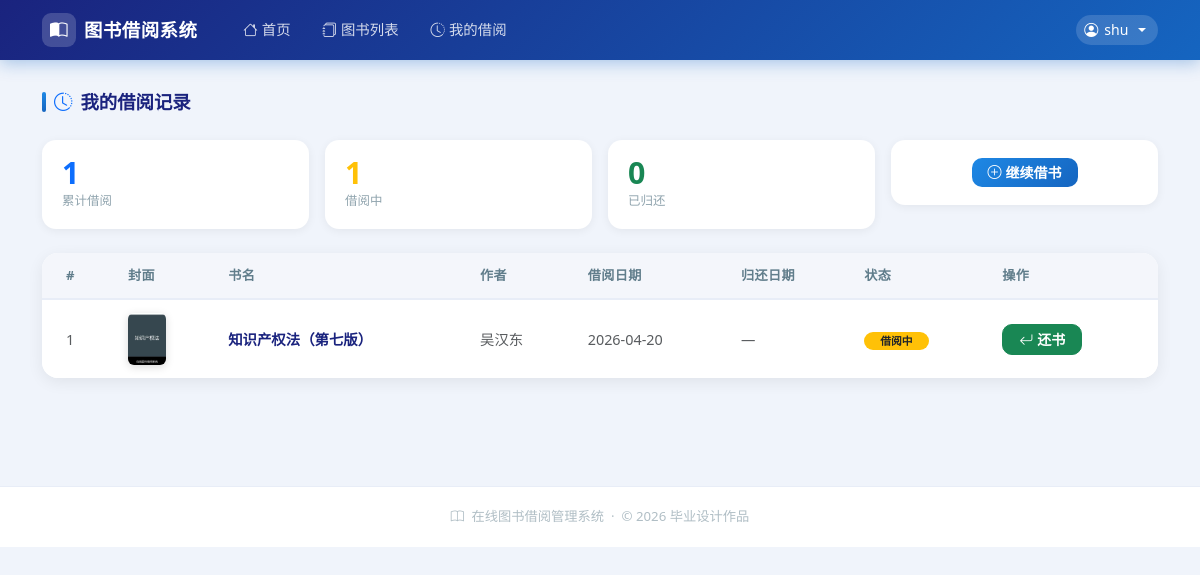
Screenshot of /my_borrow (signed in) with the database file from the repository.
### models.py (models this page shows, shortened)
class BorrowRecord(db.Model):
    __tablename__ = 'borrow_record'
    id = db.Column(db.Integer, primary_key=True)
    user_id = db.Column(db.Integer, db.ForeignKey('user.id'), nullable=False)
    book_id = db.Column(db.Integer, db.ForeignKey('book.id'), nullable=False)
    borrow_date = db.Column(db.DateTime, default=datetime.now)
    return_date = db.Column(db.DateTime, nullable=True)
    status = db.Column(db.String(20), default='borrowed')   # borrowed / returned

class Book(db.Model):
    __tablename__ = 'book'
    id = db.Column(db.Integer, primary_key=True)
    title = db.Column(db.String(100), nullable=False)
    author = db.Column(db.String(50), nullable=False)
    publisher = db.Column(db.String(100))
    isbn = db.Column(db.String(30), unique=True)
    description = db.Column(db.Text)
    cover_image = db.Column(db.String(200), default='default.jpg')
    stock = db.Column(db.Integer, default=1)
    category = db.Column(db.String(50), default='其他')   # 图书分类
    created_at = db.Column(db.DateTime, default=datetime.now)
    borrow_records = db.relationship('BorrowRecord', backref='book', lazy=True)
    comments = db.relationship('Comment', backref='book', lazy=True)

### app.py (the view)
@app.route('/my_borrow')
def my_borrow():
    if 'user_id' not in session:
        flash('请先登录', 'warning')
        return redirect(url_for('login'))
    records = BorrowRecord.query.filter_by(user_id=session['user_id'])\
                                .order_by(BorrowRecord.borrow_date.desc()).all()
    return render_template('my_borrow.html', records=records)

### templates/my_borrow.html (shortened to what this page needs)
{% extends 'base.html' %}
{% block content %}
<div class="section-title mb-4">
    <span class="title-dot"></span>
    <i class="bi bi-clock-history text-primary"></i> 我的借阅记录
</div>
{% if records %}
{% set borrowed_count = records | selectattr('status', 'equalto', 'borrowed') | list | length %}
{% set returned_count = records | selectattr('status', 'equalto', 'returned') | list | length %}
<div class="row g-3 mb-4">
    <div class="col-6 col-md-3">
        <div class="stat-mini-card">
            <div class="stat-num text-primary">{{ records | length }}</div>
            <div class="stat-label">累计借阅</div>
        </div>
    </div>
    <div class="col-6 col-md-3">
        <div class="stat-mini-card">
            <div class="stat-num text-warning">{{ borrowed_count }}</div>
            <div class="stat-label">借阅中</div>
        </div>
    </div>
    <div class="col-6 col-md-3">
        <div class="stat-mini-card">
            <div class="stat-num text-success">{{ returned_count }}</div>
            <div class="stat-label">已归还</div>
        </div>
    </div>
    <div class="col-6 col-md-3">
        <div class="stat-mini-card d-flex align-items-center justify-content-center">
            <a href="{{ url_for('book_list') }}" class="btn btn-primary btn-sm px-3">
                <i class="bi bi-plus-circle me-1"></i>继续借书
            </a>
        </div>
    </div>
</div>
<div class="borrow-table-wrap">
    <table class="table table-hover">
        <thead>
            <tr>
                <th class="ps-4">#</th>
                <th>封面</th>
                <th>书名</th>
                <th>作者</th>
                <th>借阅日期</th>
                <th>归还日期</th>
                <th>状态</th>
                <th class="pe-4">操作</th>
            </tr>
        </thead>
        <tbody>
            {% for record in records %}
            <tr>
                <td class="ps-4 text-muted">{{ loop.index }}</td>
                <td>
                    <img src="{{ url_for('static', filename='images/' + record.book.cover_image) }}"
                         class="thumb-cover" width="38" height="52"
                         onerror="this.src='{{ url_for('static', filename='images/default.jpg') }}'">
                </td>
                <td>
                    <a href="{{ url_for('book_detail', book_id=record.book.id) }}"
                       class="text-decoration-none fw-semibold" style="color:#1a237e">
                        {{ record.book.title }}
                    </a>
                </td>
                <td class="text-muted">{{ record.book.author }}</td>
                <td class="text-muted">{{ record.borrow_date.strftime('%Y-%m-%d') }}</td>
                <td class="text-muted">
                    {{ record.return_date.strftime('%Y-%m-%d') if record.return_date else '—' }}
                </td>
                <td>
                    {% if record.status == 'borrowed' %}
                        <span class="badge rounded-pill bg-warning text-dark px-3">借阅中</span>
                    {% else %}
                        <span class="badge rounded-pill bg-success px-3">已归还</span>
                    {% endif %}
                </td>
                <td class="pe-4">
                    {% if record.status == 'borrowed' %}
                        <a href="{{ url_for('return_book', record_id=record.id) }}"
                           class="btn btn-sm btn-success px-3"
                           onclick="return confirm('确认归还《{{ record.book.title }}》？')">
                            <i class="bi bi-arrow-return-left me-1"></i>还书
                        </a>
                    {% else %}
                        <span class="text-muted" style="font-size:.82rem">已完成</span>
                    {% endif %}
                </td>
            </tr>
            {% endfor %}
        </tbody>
    </table>
</div>
{% endif %}
{% endblock %}

### static/css/style.css (style rules this page uses)
*, *::before, *::after { box-sizing: border-box; }
body { font-family: "Microsoft YaHei", "PingFang SC", "Segoe UI", sans-serif; background: #f0f4fb; color: #2d3748; font-size: 15px; }
a { transition: color .2s; }
.section-title { font-size: 1.15rem; font-weight: 800; color: #1a237e; display: flex; align-items: center; gap: 8px; margin-bottom: 18px; }
.section-title .title-dot { width: 4px; height: 20px; background: linear-gradient(#1e88e5, #1565c0); border-radius: 2px; }
.stat-mini-card { border: none !important; border-radius: 14px !important; box-shadow: 0 2px 10px rgba(0,0,0,.06); background: #fff; padding: 18px 20px; }
.stat-mini-card .stat-num { font-size: 1.9rem; font-weight: 800; line-height: 1; }
.stat-mini-card .stat-label { font-size: .78rem; color: #90a4ae; margin-top: 4px; }
.borrow-table-wrap { border: none !important; border-radius: 16px !important; box-shadow: 0 4px 16px rgba(0,0,0,.07); overflow: hidden; background: #fff; }
.borrow-table-wrap .table { margin: 0; }
.borrow-table-wrap thead th { background: #f4f6fb; border-bottom: 2px solid #e8edf7; color: #607d8b; font-size: .82rem; font-weight: 700; text-transform: uppercase; letter-spacing: .4px; padding: 13px 16px; }
.borrow-table-wrap tbody td { padding: 13px 16px; border-bottom: 1px solid #f4f6fb; vertical-align: middle; font-size: .9rem; }
.borrow-table-wrap tbody tr:last-child td { border-bottom: none; }
.thumb-cover { border-radius: 6px; box-shadow: 0 2px 8px rgba(0,0,0,.15); object-fit: cover; }
.btn-primary { background: linear-gradient(135deg, #1e88e5, #1565c0); border: none; border-radius: 10px; font-weight: 600; }
.btn-success { border-radius: 10px; font-weight: 600; }

### rows the page displays
BorrowRecord: cover_image (picture), book "知识产权法（第七版）", book.author "吴汉东", borrow_date "2026-04-20", return_date "—", status "借阅中"

### other values shown
{{ session['username'] }} "shu"
{{ records | length }} "1"
{{ borrowed_count }} "1"
{{ returned_count }} "0"
